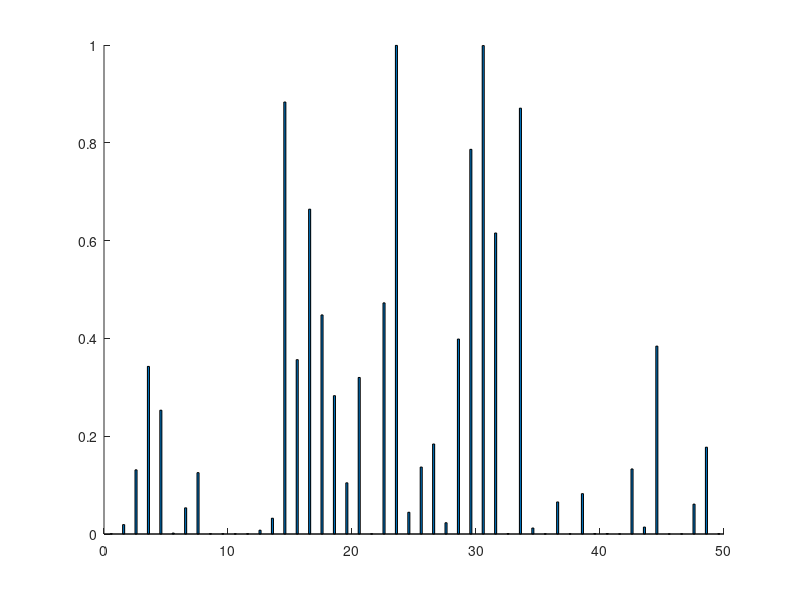

Source code (MATLAB): (Note: this script raises an error after producing the figure.)
%topic distributions for 50 bills

y = [ 0.00042445 0.00042445 0.00042445 0.085314 0.91299 0.00042445 ; 0.019215 0.00021115 0.095228 0.00021115 0.076225 0.80891 ; 0.13118 9.2971e-05 0.0038118 9.2971e-05 0.26413 0.60069 ; 0.34274 0.012225 0.069574 0.025807 0.036372 0.51328 ; 0.25315 4.2326e-05 0.019936 0.5761 0.0017354 0.14903 ; 0.0019011 0.0019011 0.0019011 0.0019011 0.95247 0.039924 ; 0.05349 0.00037936 0.042109 0.00037936 0.89947 0.004173 ; 0.12544 0.0017668 0.0017668 0.019435 0.84982 0.0017668 ; 0.00055991 0.00055991 0.00055991 0.43729 0.56047 0.00055991 ; 0.00044131 0.00044131 0.00044131 0.00044131 0.99779 0.00044131 ; 0.00029976 0.015288 0.015288 0.00029976 0.93255 0.036271 ; 0.00040552 0.0044607 0.085564 0.053122 0.52758 0.32887 ; 0.007763 0.24175 0.00010934 0.315 0.040564 0.39482 ; 0.032248 6.0731e-05 0.094801 0.62256 0.015244 0.23509 ; 0.88337 0.0019587 0.00017806 0.11414 0.00017806 0.00017806 ; 0.35651 0.00013448 0.028375 0.22337 0.39147 0.00013448 ; 0.66424 0.00080906 0.065534 0.00080906 0.2678 0.00080906 ; 0.44799 0.019161 0.00091241 0.00091241 0.53011 0.00091241 ; 0.28288 0.00026413 0.00026413 0.0029054 0.48098 0.2327 ; 0.10462 4.1831e-05 0.14394 0.033925 0.046055 0.67142 ; 0.32012 0.00042626 0.00042626 0.043052 0.63555 0.00042626 ; 0.00029976 0.70474 0.00029976 0.060252 0.20414 0.030276 ; 0.47264 0.00044131 0.00044131 0.00044131 0.52118 0.0048544 ; 0.99919 0.00016271 0.00016271 0.00016271 0.00016271 0.00016271 ; 0.044455 0.00016404 0.042815 0.0018045 0.52838 0.38238 ; 0.1369 0.00085034 0.00085034 0.00085034 0.85969 0.00085034 ; 0.18404 0.0099313 0.1166 0.26618 0.0062531 0.41699 ; 0.023007 0.00032404 0.00032404 0.5674 0.40862 0.00032404 ; 0.39867 0.067235 0.00094697 0.010417 0.4839 0.038826 ; 0.78663 1.8276e-05 1.8276e-05 0.21202 1.8276e-05 0.0012976 ; 0.99883 0.00023441 0.00023441 0.00023441 0.00023441 0.00023441 ; 0.61554 0.0087282 0.00041563 0.21654 0.15835 0.00041563 ; 0.00069156 0.00069156 0.076763 0.48479 0.41563 0.021438 ; 0.87082 0.00014934 0.028524 0.00014934 0.10021 0.00014934 ; 0.012202 0.5068 9.3145e-05 0.014996 0.44346 0.022448 ; 0.00025342 0.00025342 0.00025342 0.22326 0.65915 0.11683 ; 0.065534 0.00080906 0.00080906 0.00080906 0.53479 0.39725 ; 0.00035014 0.00035014 0.48004 0.042367 0.27346 0.20343 ; 0.082538 0.00068213 0.00068213 0.014325 0.62824 0.27353 ; 0.00085034 0.00085034 0.00085034 0.00085034 0.99575 0.00085034 ; 0.00092937 0.00092937 0.00092937 0.065985 0.921 0.010223 ; 0.00014501 0.0059455 0.018997 0.011746 0.15241 0.81076 ; 0.13301 0.00069638 0.10515 0.0076602 0.52298 0.2305 ; 0.014165 5.4271e-05 0.08526 0.21008 0.016336 0.6741 ; 0.38419 0.0083742 0.49449 0.00020425 0.014502 0.098243 ; 4.3887e-05 4.3887e-05 0.024182 0.97564 4.3887e-05 4.3887e-05 ; 0.00021026 0.00021026 0.00021026 0.87279 0.12426 0.0023129 ; 0.061059 0.032692 0.005635 0.029377 0.00085565 0.87038 ; 0.17751 0.047398 0.00092937 0.00092937 0.75372 0.019517 ; 0.00044924 0.013926 0.00044924 0.00044924 0.89443 0.090296 ; ];
bar(y, 'group', 'BarWidth', 1)
title('Topic Distributions for 50 bills');
xlabel('Bill Number');
%xmin, xmax, ymin, ymax
axis([0,51,0,1.01])
ylabel('Probability(Topic | Document)');
legend('Topic 0', 'Topic 1', 'Topic 2', 'Topic 3', 'Topic 4');